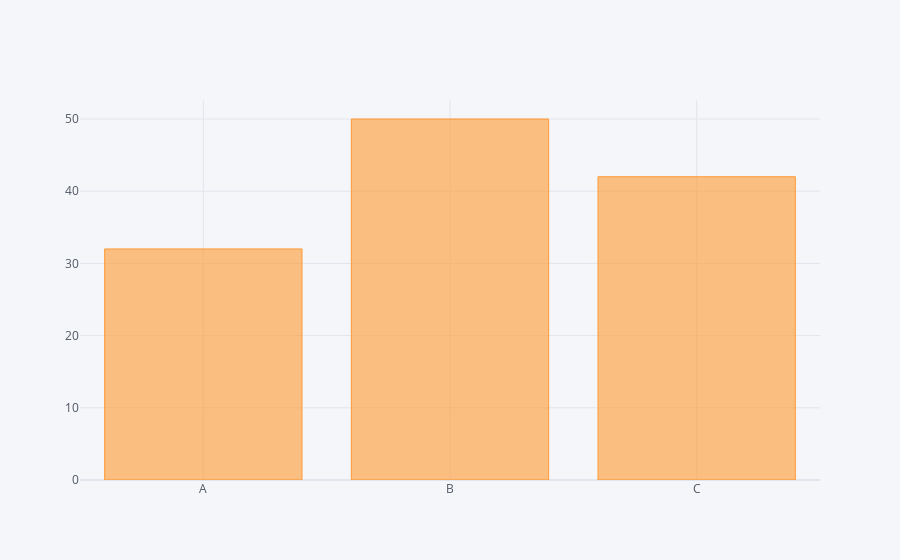

Notebook code for this chart:
### Code cell
# Bar plots
# for a bar plots the data should be bivariant(categorical, numeerical)
df2.iplot(kind='bar', x='Category', y='Values')

### Figure 1 — Plotly figure (JSON) as saved in the notebook; plotly's stock layout.template omitted (floating-point values rounded to 4 significant figures)
{"data": [{"marker": {"color": "rgba(255, 153, 51, 0.6)", "line": {"color": "rgba(255, 153, 51, 1.0)", "width": 1}}, "name": "Values", "orientation": "v", "text": "", "type": "bar", "x": ["A", "B", "C"], "y": [32, 50, 42]}], "layout": {"legend": {"bgcolor": "#F5F6F9", "font": {"color": "#4D5663"}}, "paper_bgcolor": "#F5F6F9", "plot_bgcolor": "#F5F6F9", "title": {"font": {"color": "#4D5663"}}, "xaxis": {"gridcolor": "#E1E5ED", "showgrid": true, "tickfont": {"color": "#4D5663"}, "title": {"font": {"color": "#4D5663"}, "text": ""}, "zerolinecolor": "#E1E5ED"}, "yaxis": {"gridcolor": "#E1E5ED", "showgrid": true, "tickfont": {"color": "#4D5663"}, "title": {"font": {"color": "#4D5663"}, "text": ""}, "zerolinecolor": "#E1E5ED"}}}
